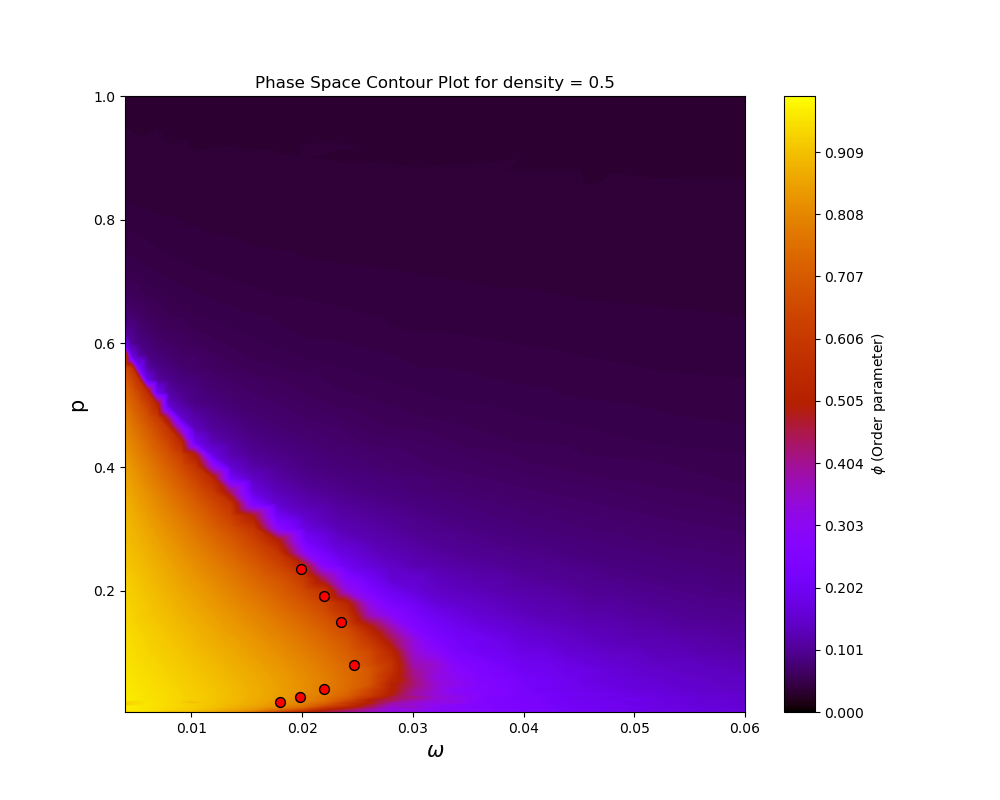

Write Python code to recreate this figure.
import pandas as pd
import matplotlib.pyplot as plt
import numpy as np

# Read data from CSV file into a Pandas DataFrame
file_path = '128data.csv'
df = pd.read_csv(file_path)

# Extract columns into arrays
omega = df['omega'].values
p = df['p'].values
order = df['ord'].values
ord2 = df['ord2'].values
ord4 = df['ord4'].values
f4 = df['f4'].values

print(max(p))
print(max(omega))


yarr=[.02,.0275,.08,.15,.235,.0414,.191]
xarr=[.018,.01985,.0247,.0235,.0199,.022,.022]

# Create contour plot
plt.figure(figsize=(10, 8))
contour = plt.tricontourf(omega, p, order, 1001, cmap='gnuplot',levels = np.linspace(0, 1, 1001))
cbar = plt.colorbar(contour, label='$\phi$ (Order parameter)')
plt.title('Phase Space Contour Plot for density = 0.5')
plt.ylabel('p',fontsize = 15)
plt.xlabel('$\omega$',fontsize = 15)
plt.scatter(xarr,yarr,s=50,edgecolors='black', facecolors='red')
plt.savefig('phase_space.png')
plt.clf()

'''
plt.figure(figsize=(10, 8))
contour = plt.tricontourf(omega, p, ord2-order**2,1001, cmap='gnuplot')
cbar = plt.colorbar(contour, label='$\chi (Suceptibility)$')
plt.title('Phase Space Contour Plot for density = 0.5')
plt.ylabel('p',fontsize = 15)
plt.xlabel('$\omega$',fontsize = 15)
plt.savefig('phase_space_sucep.png')
plt.clf()

plt.figure(figsize=(10, 8))
contour = plt.tricontourf(omega, p,1- ord4/3/ord2**2,1001, cmap='gnuplot')
cbar = plt.colorbar(contour, label='$Binder Cumulant$')
plt.title('Phase Space Contour Plot for density = 0.5')
plt.ylabel('p',fontsize = 15)
plt.xlabel('$\omega$',fontsize = 15)
plt.savefig('phase_space_BC.png')
plt.clf()

plt.figure(figsize=(10, 8))
contour = plt.tricontourf(omega, p, f4, 1001, cmap='gnuplot')
cbar = plt.colorbar(contour, label='$\phi$ (Order parameter)')
plt.title('Phase Space Contour Plot for density = 0.5')
plt.ylabel('p',fontsize = 15)
plt.xlabel('$\omega$',fontsize = 15)
plt.savefig('phase_space_f4.png')
plt.clf()
'''